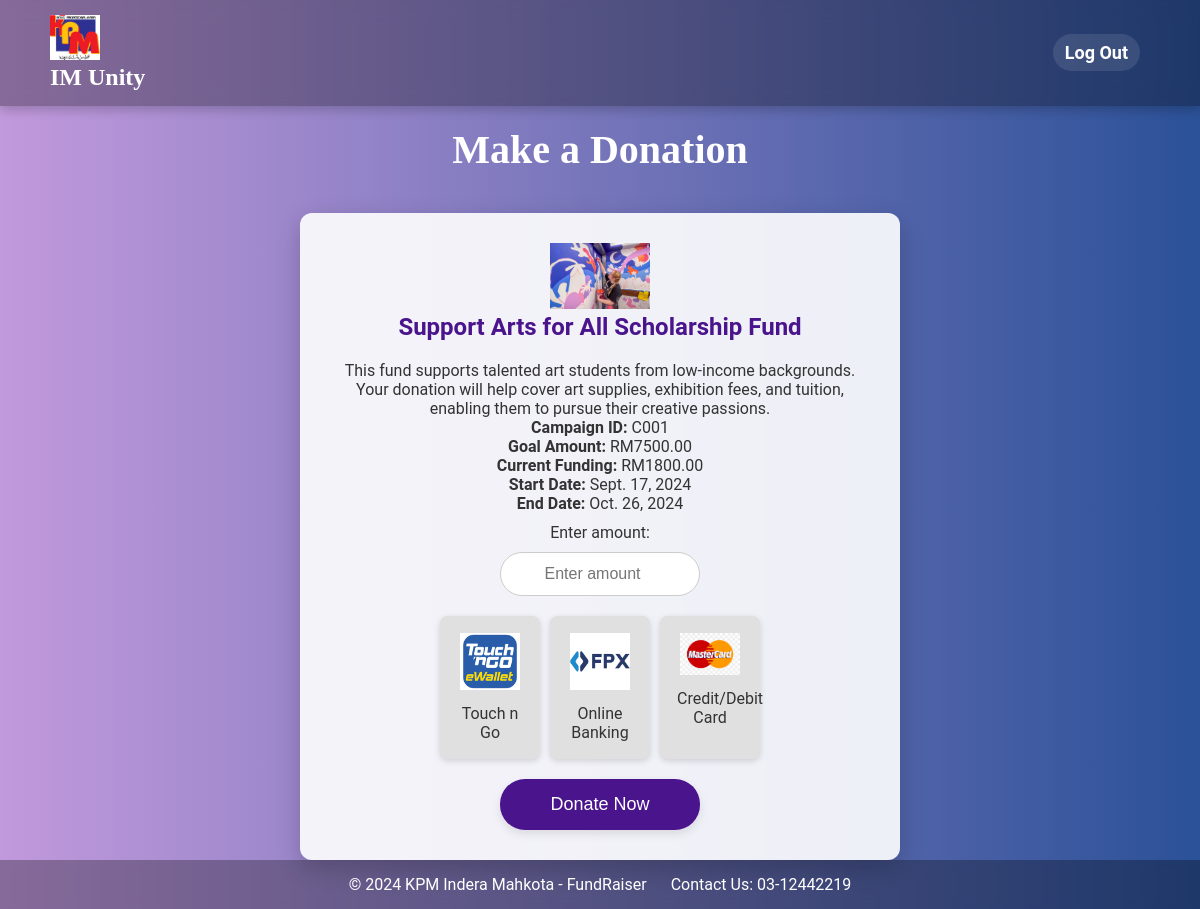
/homepage/view_campaign/donation/C001, run on the app's committed database.
### FundMe/models.py (models this page shows, shortened)
class Campaign(models.Model):
    campaignid = models.CharField(max_length=10, primary_key=True)
    campaignname = models.CharField(max_length=255)
    description = models.TextField()
    goalAmount = models.DecimalField(max_digits=10, decimal_places=2)
    currentFunding = models.DecimalField(max_digits=10, decimal_places=2, default=0.00)  # Track current funding
    start_date = models.DateField()
    end_date = models.DateField()
    campaign_image = models.ImageField(upload_to='campaign_images/', blank=True, null=True)

### FundMe/views.py (the view)
# urls.py: path('homepage/view_campaign/donation/<str:campaignid>',views.donation,name='donation'),
def donation(request,campaignid):
    mycampaign = Campaign.objects.get(campaignid=campaignid)
    context={
        'mycampaign':mycampaign
    }
    return render(request, 'donation.html',context)

### FundMe/templates/donation.html (shortened to what this page needs)
<!DOCTYPE html>
<html lang="en">
<head>
    {% load static %}
</head>
<body>
    <header>
        <div class="logo">
            <img src="{% static 'images/logo.png' %}" alt="IM Unity Logo">
            <h1>IM Unity</h1>
        </div>
        <nav>
            <a href="{% url 'index' %}">Log Out</a>
        </nav>
    </header>
    <h1>Make a Donation</h1>
    <div class="donation-container">
        <form method="POST" action="save_donation/{{ mycampaign.campaignid }}">
            {% if mycampaign.campaign_image %}
                <img src="{{ mycampaign.campaign_image.url }}" alt="Campaign Image" style="width: 100px; height: auto;">
            {% else %}
                No image
            {% endif %}
            <h2>Support {{ mycampaign.campaignname }}</h2>
            <p>{{ mycampaign.description }}</p>
            <p><strong>Campaign ID:</strong> {{ mycampaign.campaignid }}</p>
            <p><strong>Goal Amount:</strong> RM{{ mycampaign.goalAmount }}</p>
            <p class="funding-counter"><strong>Current Funding:</strong> RM{{ mycampaign.currentFunding }}</p>
            <p><strong>Start Date:</strong> {{ mycampaign.start_date }}</p>
            <p><strong>End Date:</strong> {{ mycampaign.end_date }}</p>
            <div class="custom-amount">
                <label for="custom-amount">Enter amount:</label>
                <input type="number" id="custom-amount" placeholder="Enter amount" min="1" name="amount">
            </div>
            <div class="payment-methods">
                <div class="payment-option" data-method="touch n go">
                    <img src="{% static 'images/tng.png' %}" alt="Touch n Go">
                    <p>Touch n Go</p>
                </div>
                <div class="payment-option" data-method="online banking">
                    <img src="{% static 'images/online-banking.png' %}" alt="Online Banking">
                    <p>Online Banking</p>
                </div>
                <div class="payment-option" data-method="credit or debit">
                    <img src="{% static 'images/credit-card.png' %}" alt="Credit or Debit">
                    <p>Credit/Debit Card</p>
                </div>
            </div>
            <button class="donate-button" type="submit">Donate Now</button>
        </form>
    </div>
    <footer>
        <a>© 2024 KPM Indera Mahkota - FundRaiser</a>
        <a>Contact Us: 03-12442219</a>
    </footer>
</body>
</html>

### FundMe/templates/donation.html (style rules this page uses)
* { margin: 0; padding: 0; box-sizing: border-box; }
body { font-family: 'Roboto', sans-serif; background: linear-gradient(to right, #c199dc, #2b5198); color: #333; display: flex; flex-direction: column; align-items: center; min-height: 100vh; }
h1 { font-size: 2.5rem; color: #ffffff; text-align: center; margin: 20px 0; font-family: 'Georgia', serif; }
header { width: 100%; background: rgba(0, 0, 0, 0.3); padding: 15px 50px; display: flex; justify-content: space-between; align-items: center; box-shadow: 0 4px 10px rgba(0, 0, 0, 0.2); backdrop-filter: blur(10px); }
.logo img { width: 50px; height: auto; margin-right: 15px; }
header h1 { color: white; font-size: 24px; margin: 0; }
nav a { color: #fff; text-decoration: none; font-weight: bold; font-size: 18px; margin: 0 10px; padding: 8px 12px; border-radius: 50px; transition: background-color 0.3s, color 0.3s; background-color: rgba(255, 255, 255, 0.1); }
.donation-container { background: rgba(255, 255, 255, 0.9); border-radius: 12px; padding: 30px; box-shadow: 0 8px 24px rgba(0, 0, 0, 0.2); margin-top: 20px; width: 90%; max-width: 600px; text-align: center; transition: transform 0.3s ease; }
.donation-container h2 { color: #4a148c; margin-bottom: 20px; }
.custom-amount { margin: 10px 0; display: flex; flex-direction: column; align-items: center; }
.custom-amount input { padding: 12px; border-radius: 25px; border: 1px solid #ccc; width: 100%; max-width: 200px; text-align: center; font-size: 1rem; margin-top: 10px; }
.payment-methods { display: flex; gap: 10px; justify-content: center; margin: 20px 0; flex-wrap: wrap; }
.payment-option { background: #e0e0e0; padding: 15px; border-radius: 8px; border: 2px solid transparent; cursor: pointer; transition: background-color 0.3s, border-color 0.3s; text-align: center; width: 100px; box-shadow: 0 2px 6px rgba(0, 0, 0, 0.15); }
.payment-option img { width: 60px; height: auto; margin-bottom: 10px; }
.donate-button { background: #4a148c; color: white; padding: 15px; border: none; border-radius: 25px; cursor: pointer; font-size: 18px; width: 100%; max-width: 200px; transition: background-color 0.3s; box-shadow: 0 4px 10px rgba(0, 0, 0, 0.1); }
footer { background-color: rgba(0, 0, 0, 0.3); padding: 15px; text-align: center; width: 100%; color: white; margin-top: auto; backdrop-filter: blur(5px); }
footer a { color: #ffffff; text-decoration: none; margin: 0 10px; }

### data on the page
Campaign: campaign_image (picture), campaignname "Arts for All Scholarship Fund", description "This fund supports talented art students from low-income backgrounds. Your donation will help cover art supplies, exhibition fees, and tuition, enabling them to pursue their creative passions.", campaignid "C001", goalAmount "7500.00", currentFunding "1800.00", start_date "Sept. 17, 2024", end_date "Oct. 26, 2024"
